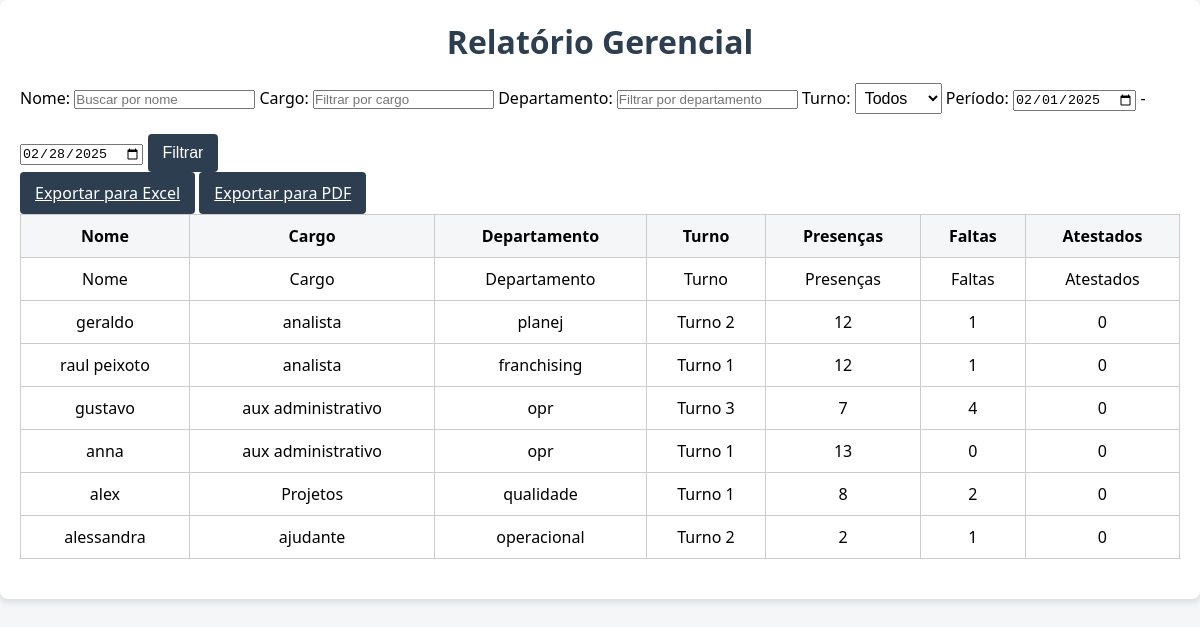
Before: /generate_report/ with the older database file.
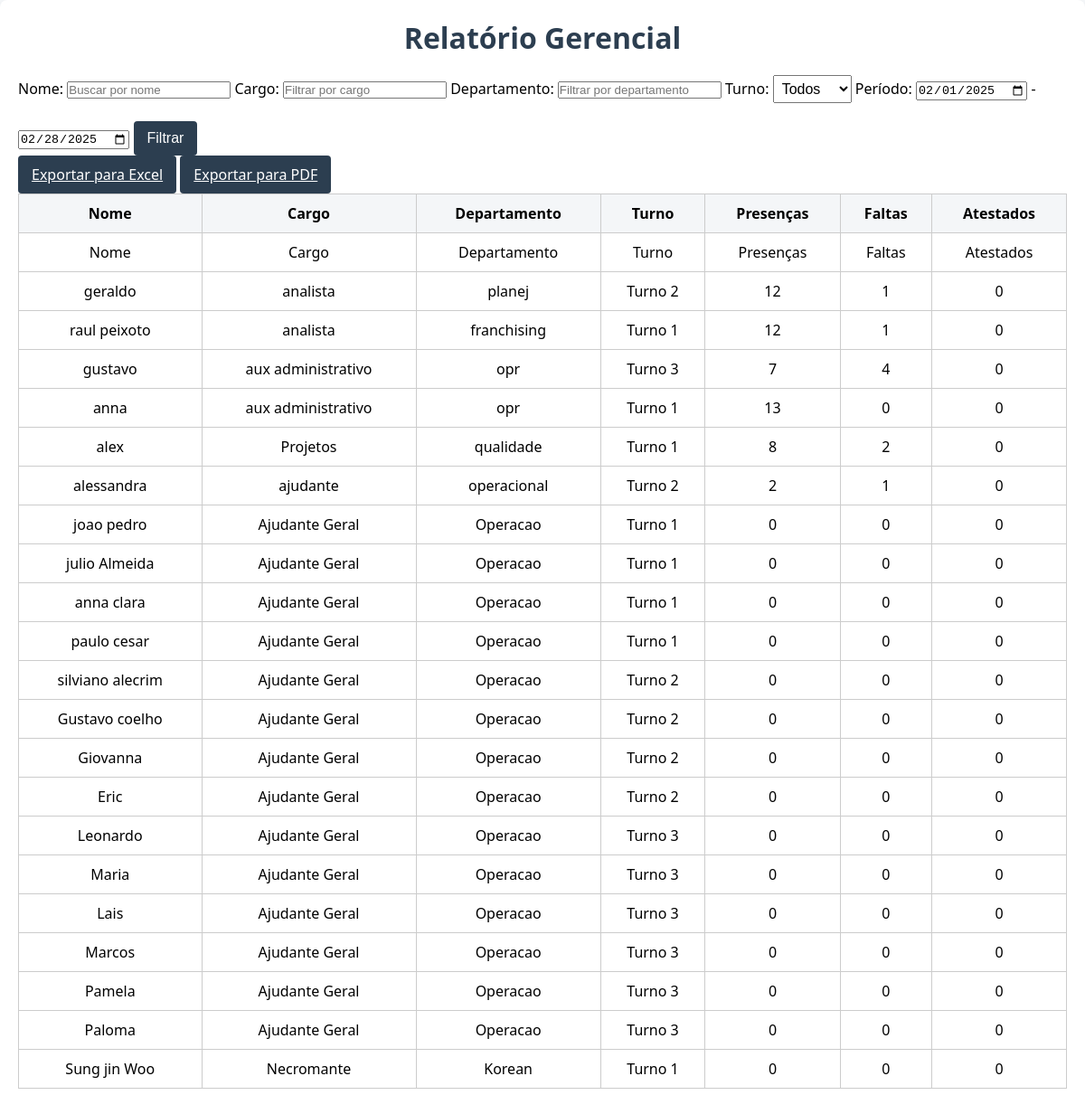
After: the same page with the newer database file.
### controle/models.py (models this page shows, shortened)
class Employee(models.Model):
    SHIFTS = [
        ('1', 'Turno 1'),
        ('2', 'Turno 2'),
        ('3', 'Turno 3'),
    ]
    matricula = models.CharField(max_length=20)
    name = models.CharField(max_length=100)
    position = models.CharField(max_length=100)
    department = models.CharField(max_length=100)
    admission_date = models.DateField()
    shift = models.CharField(max_length=1, choices=SHIFTS, default='1')  # Turno de trabalho

### controle/views.py (the view)
# urls.py: path('generate_report/', views.generate_report, name='generate_report'),
def generate_report(request):
    search_name = request.GET.get('search_name', '')
    position_filter = request.GET.get('position', '')
    department_filter = request.GET.get('department', '')
    shift_filter = request.GET.get('shift', '')
    start_date_str = request.GET.get('start_date', '')
    end_date_str = request.GET.get('end_date', '')
    if not start_date_str or not end_date_str:
        today = datetime.now().date()
        start_date = today.replace(day=1)  # Primeiro dia do mês atual
        next_month = today.replace(day=28) + timedelta(days=4)  # Primeiro dia do próximo mês
        end_date = next_month.replace(day=1) - timedelta(days=1)  # Último dia do mês atual
    else:
        start_date = datetime.strptime(start_date_str, '%Y-%m-%d').date()
        end_date = datetime.strptime(end_date_str, '%Y-%m-%d').date()
    employees = Employee.objects.all()
    if search_name:
        employees = employees.filter(name__icontains=search_name)
    if position_filter:
        employees = employees.filter(position=position_filter)
    if department_filter:
        employees = employees.filter(department=department_filter)
    if shift_filter:
        employees = employees.filter(shift=shift_filter)
    attendances = Attendance.objects.filter(date__range=[start_date, end_date], employee__in=employees)
    report_data = [["Nome", "Cargo", "Departamento", "Turno", "Presenças", "Faltas", "Atestados"]]
    for employee in employees:
        employee_attendances = attendances.filter(employee=employee)
        total_present = employee_attendances.filter(status='P').count()
        total_absent = employee_attendances.filter(status='F').count()
        total_medical = employee_attendances.filter(status='AT').count()
        report_data.append([
            employee.name,
            employee.position,
            employee.department,
            f"Turno {employee.shift}",
            str(total_present),
            str(total_absent),
            str(total_medical),
        ])
    return render(request, 'report.html', {
        'start_date': start_date,
        'end_date': end_date,
        'search_name': search_name,
        'position_filter': position_filter,
        'department_filter': department_filter,
        'shift_filter': shift_filter,
        'report_data': report_data,
    })

### controle/templates/report.html (shortened to what this page needs)
<!DOCTYPE html>
<html>
<head>
    {% load static %}
    <link rel="stylesheet" href="{% static 'css/styles_attendance.css' %}">
</head>
<body>
    <div class="container">
        <h1>Relatório Gerencial</h1>
        <form method="get" class="filter-form">
            <label for="search_name">Nome:</label>
            <input type="text" id="search_name" name="search_name" value="{{ search_name }}" placeholder="Buscar por nome">
            <label for="position">Cargo:</label>
            <input type="text" id="position" name="position" value="{{ position_filter }}" placeholder="Filtrar por cargo">
            <label for="department">Departamento:</label>
            <input type="text" id="department" name="department" value="{{ department_filter }}" placeholder="Filtrar por departamento">
            <label for="shift">Turno:</label>
            <select name="shift" id="shift">
                <option value="">Todos</option>
            </select>
            <label for="start_date">Período:</label>
            <input type="date" id="start_date" name="start_date" value="{{ start_date|date:'Y-m-d' }}" required>
            <label for="end_date"> - </label>
            <input type="date" id="end_date" name="end_date" value="{{ end_date|date:'Y-m-d' }}" required>
            <button type="submit" class="button">Filtrar</button>
        </form>
        <div class="export-buttons">
            <a href="{% url 'export_to_excel' %}?{{ request.GET.urlencode }}" class="button">Exportar para Excel</a>
            <a href="{% url 'export_to_pdf' %}?{{ request.GET.urlencode }}" class="button">Exportar para PDF</a>
        </div>
        <table border="1" cellpadding="10">
            <thead>
                <tr>
                    <th>Nome</th>
                    <th>Cargo</th>
                    <th>Departamento</th>
                    <th>Turno</th>
                    <th>Presenças</th>
                    <th>Faltas</th>
                    <th>Atestados</th>
                </tr>
            </thead>
            <tbody>
                {% for row in report_data %}
                    <tr>
                        <td>{{ row.0 }}</td>
                        <td>{{ row.1 }}</td>
                        <td>{{ row.2 }}</td>
                        <td>{{ row.3 }}</td>
                        <td>{{ row.4 }}</td>
                        <td>{{ row.5 }}</td>
                        <td>{{ row.6 }}</td>
                    </tr>
                {% endfor %}
            </tbody>
        </table>
    </div>
</body>
</html>

### controle/static/css/styles_attendance.css (style rules this page uses)
* { margin: 0; padding: 0; box-sizing: border-box; }
body { font-family: 'Segoe UI', Tahoma, Geneva, Verdana, sans-serif; background-color: #f4f6f8; margin: 0; padding: 0; }
.container { max-width: 1200px; margin: 0 auto; padding: 20px; background: #fff; border-radius: 8px; box-shadow: 0 4px 6px rgba(0, 0, 0, 0.1); }
h1 { text-align: center; color: #2c3e50; margin-bottom: 20px; }
table { width: 100%; border-collapse: collapse; margin-bottom: 20px; min-width: 600px; }
table th, table td { text-align: center; padding: 10px; border: 1px solid #ccc; white-space: nowrap; }
table th { background-color: #f4f6f8; font-weight: bold; position: sticky; top: 0; z-index: 1; }
form select { padding: 5px; font-size: 16px; margin-bottom: 20px; }
.button, a.button { display: inline-block; padding: 10px 15px; background-color: #2c3e50; color: #fff; border: none; border-radius: 4px; cursor: pointer; font-size: 16px; transition: background-color 0.3s ease; }

Changed rows visible on the page:
added Employee: name "joao pedro", position "Ajudante Geral", department "Operacao"
added Employee: name "julio Almeida", position "Ajudante Geral", department "Operacao"
added Employee: name "anna clara", position "Ajudante Geral", department "Operacao"
added Employee: name "paulo cesar", position "Ajudante Geral", department "Operacao"
added Employee: name "silviano alecrim", position "Ajudante Geral", department "Operacao"
added Employee: name "Gustavo coelho", position "Ajudante Geral", department "Operacao"
added Employee: name "Giovanna", position "Ajudante Geral", department "Operacao"
added Employee: name "Eric", position "Ajudante Geral", department "Operacao"
added Employee: name "Leonardo", position "Ajudante Geral", department "Operacao"
added Employee: name "Maria", position "Ajudante Geral", department "Operacao"
added Employee: name "Lais", position "Ajudante Geral", department "Operacao"
added Employee: name "Marcos", position "Ajudante Geral", department "Operacao"
added Employee: name "Pamela", position "Ajudante Geral", department "Operacao"
added Employee: name "Paloma", position "Ajudante Geral", department "Operacao"
added Employee: name "Sung jin Woo", position "Necromante", department "Korean"
Other visible differences:
new list line: "Turno 1 0 0 0"
new list line: "Turno 2 0 0 0"
new list line: "Turno 3 0 0 0"
